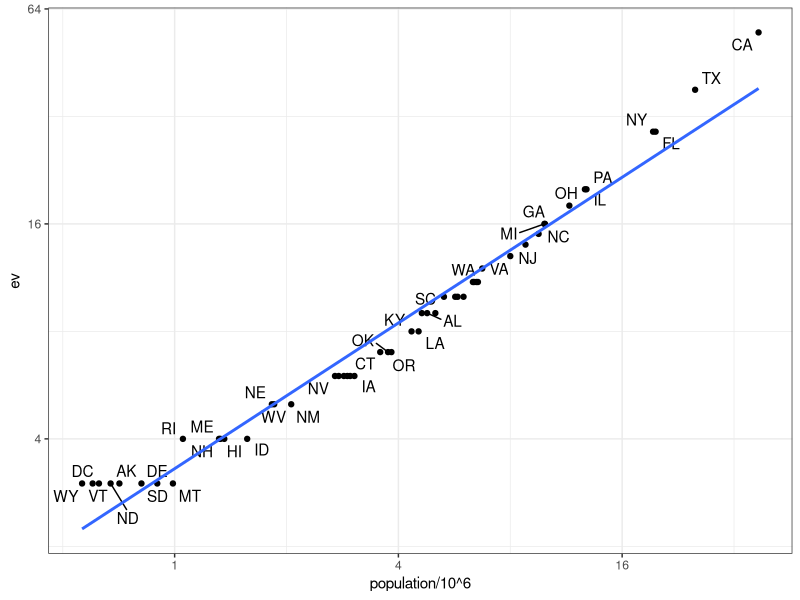

Generate this figure with R: (Note: this script raises an error after producing the figure.)
## ----setup, include=FALSE-----------------------------------------------------------
library(tidyverse)
library(dslabs)
library(gridExtra)
library(ggthemes)
ds_theme_set()
options(digits = 3)
knitr::opts_chunk$set(
  comment = "#>",
  collapse = TRUE,
  cache = TRUE,
  out.width = "70%",
  fig.align = "center",
  fig.width = 6,
  fig.asp = 0.618,  # 1 / phi
  fig.show = "hold"
)

img_path <- "img"


## ---- warning=FALSE, message=FALSE--------------------------------------------------


## Joining tables

library(tidyverse) 
library(dslabs) 
data(murders) 
head(murders) 


## -----------------------------------------------------------------------------------
data(polls_us_election_2016) 
head(results_us_election_2016) 


## -----------------------------------------------------------------------------------
identical(results_us_election_2016$state, murders$state) 


## -----------------------------------------------------------------------------------


## Joins

tab <- left_join(murders, results_us_election_2016, by = "state") |> 
  select(-others) |> rename(ev = electoral_votes) 
head(tab) 


## ----ev-vs-population, message=FALSE, warning=FALSE, eval=FALSE---------------------
## library(ggrepel)
## tab |> ggplot(aes(population/10^6, ev, label = abb)) +
##   geom_point() +
##   geom_text_repel() +
##   scale_x_continuous(trans = "log2") +
##   scale_y_continuous(trans = "log2") +
##   geom_smooth(method = "lm", se = FALSE)


## ----ev-vs-population-code, message=FALSE, warning=FALSE, echo=FALSE----------------
library(ggrepel) 
tab |> ggplot(aes(population/10^6, ev, label = abb)) + 
  geom_point() + 
  geom_text_repel() +  
  scale_x_continuous(trans = "log2") + 
  scale_y_continuous(trans = "log2") + 
  geom_smooth(method = "lm", se = FALSE) 


## -----------------------------------------------------------------------------------
tab_1 <- slice(murders, 1:6) |> select(state, population) 
tab_1 


## -----------------------------------------------------------------------------------
tab_2 <- results_us_election_2016 |>  
  filter(state%in%c("Alabama", "Alaska", "Arizona",  
                    "California", "Connecticut", "Delaware")) |>  
  select(state, electoral_votes) |> rename(ev = electoral_votes) 
tab_2 


## -----------------------------------------------------------------------------------
left_join(tab_1, tab_2, by = "state") 


## ---- eval=FALSE--------------------------------------------------------------------
## tab_1 |> left_join(tab_2, by = "state")


## -----------------------------------------------------------------------------------
tab_1 |> right_join(tab_2, by = "state") 


## -----------------------------------------------------------------------------------
inner_join(tab_1, tab_2, by = "state") 


## -----------------------------------------------------------------------------------
full_join(tab_1, tab_2, by = "state") 


## -----------------------------------------------------------------------------------
semi_join(tab_1, tab_2, by = "state") 


## -----------------------------------------------------------------------------------
anti_join(tab_1, tab_2, by = "state") 


## ---- echo=FALSE, out.width = "40%"-------------------------------------------------
knitr::include_graphics(file.path(img_path,"joins.png")) 


## -----------------------------------------------------------------------------------
bind_cols(a = 1:3, b = 4:6) 


## -----------------------------------------------------------------------------------
tab_1 <- tab[, 1:3] 
tab_2 <- tab[, 4:6] 
tab_3 <- tab[, 7:8] 
new_tab <- bind_cols(tab_1, tab_2, tab_3) 
head(new_tab) 


## -----------------------------------------------------------------------------------
tab_1 <- tab[1:2,] 
tab_2 <- tab[3:4,] 
bind_rows(tab_1, tab_2) 


## -----------------------------------------------------------------------------------
intersect(1:10, 6:15) 


## -----------------------------------------------------------------------------------
intersect(c("a","b","c"), c("b","c","d")) 


## -----------------------------------------------------------------------------------
tab_1 <- tab[1:5,] 
tab_2 <- tab[3:7,] 
dplyr::intersect(tab_1, tab_2) 


## -----------------------------------------------------------------------------------
union(1:10, 6:15) 
union(c("a","b","c"), c("b","c","d")) 


## -----------------------------------------------------------------------------------
tab_1 <- tab[1:5,] 
tab_2 <- tab[3:7,] 
dplyr::union(tab_1, tab_2)  


## -----------------------------------------------------------------------------------
setdiff(1:10, 6:15) 
setdiff(6:15, 1:10) 


## -----------------------------------------------------------------------------------
tab_1 <- tab[1:5,] 
tab_2 <- tab[3:7,] 
dplyr::setdiff(tab_1, tab_2) 


## -----------------------------------------------------------------------------------
setequal(1:5, 1:6) 


## -----------------------------------------------------------------------------------
setequal(1:5, 5:1) 


## -----------------------------------------------------------------------------------
dplyr::setequal(tab_1, tab_2) 
